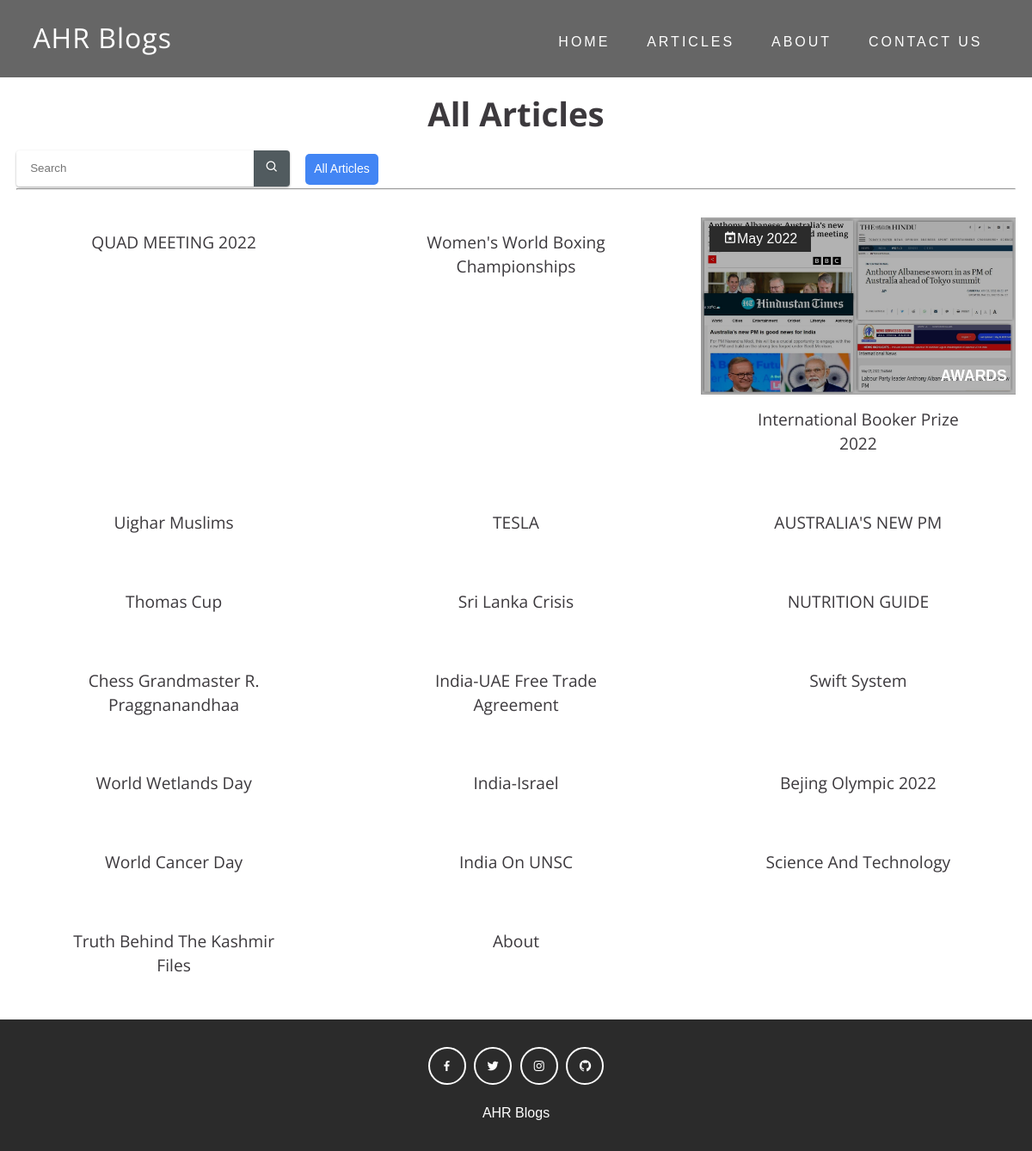
The app's page /articles/ with its own data.
### blog/models.py (models this page shows, shortened)
class Article(models.Model):
    author = models.ForeignKey(
        Profile, on_delete=models.CASCADE, related_name='author')
    headline = models.CharField(max_length=200)
    sub_headline = models.CharField(max_length=200, null=True, blank=True)
    image = models.ImageField(null=True, blank=True, upload_to="article", default="placeholder.png")
    body = RichTextUploadingField(null=True, blank=True)
    featured = models.BooleanField(default=False)
    tags = models.ManyToManyField(Tag, blank=True)
    options = (
        ('draft', 'Draft'),
        ('published', 'Published'),
    )
    slug = models.SlugField(max_length=250, unique_for_date='publish')
    publish = models.DateTimeField(default=timezone.now)
    status = models.CharField(max_length=10, choices=options, default='draft')
    objects = models.Manager()  # default manager
    articlemanager = ArticleManager()  # custom manager
    def get_absolute_url(self):
        return reverse('blog:article', args=[self.slug])
    class Meta:
        ordering = ('-publish',)

### blog/views.py (the view)
# urls.py: path('articles/', views.articles, name='articles'),
def articles(request):
    query = request.GET.get('query')
    if query == None:
        query = ''
    articles = Article.articlemanager.filter(
        Q(headline__icontains=query) |
        Q(sub_headline__icontains=query) |
        Q(body__icontains=query)
    )
    Tags = Tag.objects.all()
    context = {
        'articles': articles,
    }
    return render(request, 'articles.html', context)

### blog/models.py (called while the page is built)
        def get_queryset(self):
            return super().get_queryset() .filter(status='published')

### blog/templates/articles.html (shortened to what this page needs)
{% load static %}
<!DOCTYPE html>
<html>
  <head>
    <link href='https://unpkg.com/boxicons@2.0.7/css/boxicons.min.css' rel='stylesheet'>
    <link rel="stylesheet" href="{% static 'css/style.css' %}">
  </head>
  <body>
    <nav class = "navbar">
        <div class = "container">
          <a href = "{% url 'blog:home' %}" class = "navbar-brand">AHR Blogs</a>
          <div class = "navbar-nav">
            <a href = "{% url 'blog:home' %}">home</a>
            <a href = "{% url 'blog:articles' %}">articles</a>
            <a href = "{% url 'blog:about' %}">about</a>
            <a href = "{% url 'blog:contact' %}">Contact US</a>
          </div>
        </div>
    </nav>
    <div class = "container">
        <div class = "title">
          <h2>All Articles</h2>
        </div>
        <form method="GET">
          <input type="text" id="query" name="query" class="textbox" placeholder="Search">
          <button type = "submit" class="button">
            <i class='bx bx-search'></i>
          </button>
        </form>
        <div class="article-meta">
            <a class="back-button" href="{% url 'blog:articles' %}">All Articles</a>
        </div>
        <hr>
        <div class = "featured-content">
          {% for article in articles %}
          <div class = "featured-item">
            <div class = "featured-img">
              <a href="{{ article.get_absolute_url }}">
                <img src = "{{ article.image.url }}" alt = "">
                <span><i class='bx bx-calendar-star'></i>{{ article.publish|date:"M Y" }}</span>
                <span>{{ article.sub_headline }}</span>
              </a>
            </div>
            <div class = "featured-title">
              <a href = "{{ article.get_absolute_url }}">{{ article.headline }}</a>
            </div>
          </div>
          {% empty %}
			      <h3>No Article found...</h3>
          {% endfor %}
        </div>
    </div>
    <footer>
      <div class = "social-links">
        <a href = "#"><i class='bx bxl-facebook'></i></a>
        <a href = "#"><i class='bx bxl-twitter'></i></a>
        <a href = "#"><i class='bx bxl-instagram'></i></a>
        <a href = "#"><i class='bx bxl-github'></i></a>
      </div>
      <span>AHR Blogs</span>
    </footer>
  </body>
</html>

### static/css/style.css (style rules this page uses)
:root { --OpenSans: 'Open Sans', serif; --Monserrat: 'Monserrat', sans-serif; --dark: #3c393d; --exDark: #2b2b2b; --blue: #4285f4; }
* { padding: 0; margin: 0; font-family: var(--Monserrat); }
body { line-height: 1.4; color: var(--dark); }
img { width: 100%; display: block; }
.container { max-width: 1200px; margin: 0 auto; padding: 0 1.2rem; }
.navbar { background: rgba(0, 0, 0, 0.6); padding: 1.2rem; }
.navbar-brand { color: #fff; font-size: 2rem; display: block; text-align: center; text-decoration: none; font-family: var(--OpenSans); letter-spacing: 1px; }
.navbar-nav { padding: 0.8rem 0 0.2rem 0; text-align: center; }
.navbar-nav a { text-transform: uppercase; font-family: var(--Monserrat); letter-spacing: 1px; font-weight: 500; color: #fff; text-decoration: none; display: inline-block; padding: 0.4rem 0.1rem; letter-spacing: 3px; transition: opacity 0.5s ease; }
form { outline: 0; float: left; box-shadow: 0 1px 3px rgba(0, 0, 0, 0.12), 0 1px 2px rgba(0, 0, 0, 0.24); border-radius: 4px; }
form > .textbox { outline: 0; height: 42px; width: 244px; line-height: 42px; padding: 0 16px; background-color: rgba(255, 255, 255, 0.8); color: #212121; border: 0; float: left; -webkit-border-radius: 4px 0 0 4px; border-radius: 4px 0 0 4px; }
form > .button { outline: 0; background: none; background-color: rgba(38, 50, 56, 0.8); float: left; height: 42px; width: 42px; text-align: center; line-height: 42px; border: 0; color: #FFF; font-size: 16px; text-rendering: auto; text-shadow: 0 1px 1px rgba(0, 0, 0, 0.2); -webkit-transition: background-color .4s ease; transition: background-color .4s ease; -webkit-border-radius: 0 4px 4px 0; border-radius: 0 4px 4px 0; }
@media screen and (min-width: 460px) { form { margin-right: 1rem; } }
.title { text-align: center; padding: 1rem 0; }
.title h2 { font-family: var(--OpenSans); font-size: 2.4rem; }
.featured-content { margin: 2rem 0; }
.featured-item { cursor: pointer; margin: 1.5rem 0; }
.featured-img { position: relative; overflow: hidden; }
.featured-img::after { position: absolute; content: ""; top: 0; left: 0; width: 100%; height: 100%; background: rgba(0, 0, 0, 0.3); }
.featured-img img { transition: all 0.5s ease; }
.featured-img span:first-of-type { position: absolute; z-index: 1; top: 10px; left: 10px; background: var(--exDark); color: #fff; padding: 0.25rem 1rem; }
.featured-img span:last-of-type { position: absolute; z-index: 1; bottom: 10px; right: 10px; color: #fff; font-weight: 700; font-size: 1.1rem; }
.featured-title { padding: 1rem; font-size: 1.2rem; text-align: center; width: 70%; margin: 0 auto; }
.featured-title a { color: var(--dark); text-decoration: none; text-transform: capitalize; font-family: var(--OpenSans); }
.back-button { padding: 8px 10px; color: #fff; text-align: center; text-decoration: none; font-size: 14px; display: inline-block; margin: 4px 2px; transition-duration: 0.4s; cursor: pointer; background-color: #4285f4; border-radius: 5px; }
footer { background: var(--exDark); color: #fff; text-align: center; padding: 2rem 0; }
.social-links { display: flex; justify-content: center; margin-bottom: 1.4rem; }
.social-links a { border: 2px solid #fff; color: #fff; display: block; width: 40px; height: 40px; display: flex; justify-content: center; align-items: center; border-radius: 50%; text-decoration: none; margin: 0 0.3rem; transition: all 0.5s ease; }
@media screen and (min-width: 540px) { .navbar-nav a { padding-right: 1.2rem; padding-left: 1.2rem; } }
@media screen and (min-width: 768px) { .navbar .container { display: flex; align-items: center; justify-content: space-between; } }
@media screen and (min-width: 768px) { .featured-content { display: grid; grid-template-columns: repeat(2, 1fr); gap: 2rem; } }
@media screen and (min-width: 768px) { .featured-item { margin: 0; } }
@media screen and (min-width: 1200px) { .featured-content { grid-template-columns: repeat(3, 1fr); } }

### records on screen
Article: headline "QUAD MEETING 2022"
Article: headline "Women's World Boxing Championships"
Article: image (picture), publish "May 2022", sub_headline "AWARDS", headline "International Booker Prize 2022"
Article: headline "Uighar Muslims"
Article: headline "TESLA"
Article: headline "AUSTRALIA'S NEW PM"
Article: headline "Thomas Cup"
Article: headline "Sri Lanka Crisis"
Article: headline "NUTRITION GUIDE"
Article: headline "Chess Grandmaster R. Praggnanandhaa"
Article: headline "India-UAE Free Trade Agreement"
Article: headline "Swift System"
Article: headline "World Wetlands Day"
Article: headline "India-Israel"
Article: headline "Bejing Olympic 2022"
Article: headline "World Cancer Day"
Article: headline "India On UNSC"
Article: headline "Science And Technology"
Article: headline "Truth Behind The Kashmir Files"
Article: headline "About"
